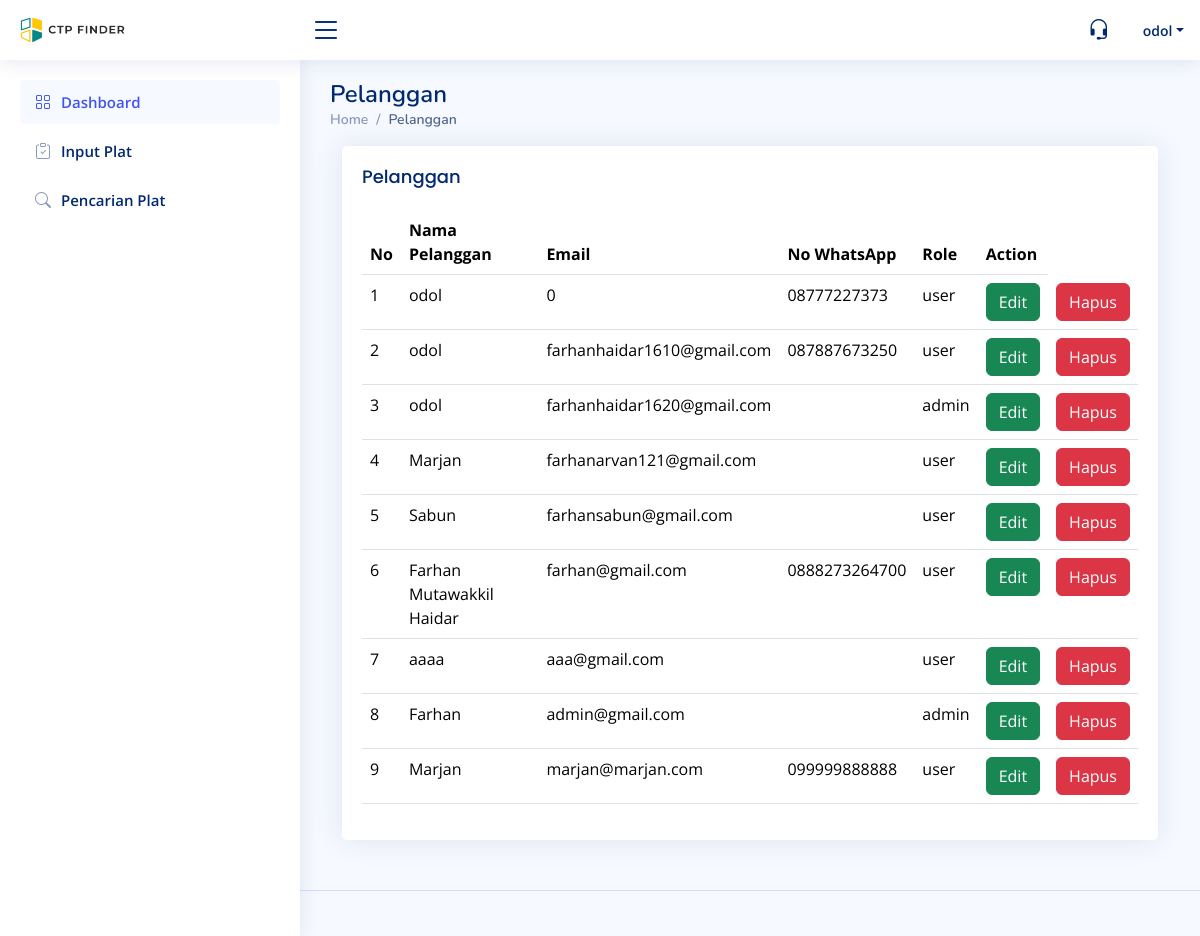
The page /dashboard-admin/pages/content/pelanggan/pelanggan.php (signed in) on the database its author committed.
### tables this page shows
CREATE TABLE `tbl_users` (
  `id_user` int(11) NOT NULL,
  `name` varchar(50) NOT NULL,
  `email` varchar(255) NOT NULL,
  `no_whatsapp` varchar(15) DEFAULT NULL,
  `role` enum('admin','user') NOT NULL DEFAULT 'user',
  `password` varchar(255) NOT NULL,
  `created_at` timestamp NOT NULL DEFAULT current_timestamp(),
  `update_at` timestamp NULL DEFAULT NULL,
  `alamat` varchar(150) DEFAULT NULL
);

### dashboard-admin/pages/content/pelanggan/pelanggan.php (the view, shortened to what this page needs)
<?php
  include '../../../../config/db.php'
?>
    <main id="main" class="main">
      <div class="pagetitle">
        <h1>Pelanggan</h1>
        <nav>
          <ol class="breadcrumb">
            <li class="breadcrumb-item"><a href="../dashboard/Dashboard.php">Home</a></li>
            <li class="breadcrumb-item active">Pelanggan</li>
          </ol>
        </nav>
      </div>
      <section class="section">
        <div class="container-fluid">
          <div class="row">
            <div class="col-lg-12">
              <div class="card">
                <div class="card-body">
                  <h5 class="card-title">Pelanggan</h5>
                  <table class="table datatable">
                    <thead>
                      <tr>
                        <th scope="col">No</th>
                        <th scope="col">Nama Pelanggan</th>
                        <th scope="col">Email</th>
                        <th scope="col">No WhatsApp</th>
                        <th scope="col">Role</th>
                        <th scope="col">Action</th>
                      </tr>
                    </thead>
                    <tbody>
                      <tr>
                      <?php
                        $query = mysqli_query($db_connect, "SELECT *
                                                            FROM tbl_users
                                                            ");
                        $nomor = 1;
                        while ($row = mysqli_fetch_assoc($query)) {
                            echo '<tr>';
                            echo '<td>' . $nomor .  '</td>';
                            echo '<td>' . $row['name'] . '</td>';
                            echo '<td>' . $row['email'] . '</td>';
                            echo '<td>' . $row['no_whatsapp'] . '</td>';
                            echo '<td>' . $row['role'] . '</td>';
                            echo '<td><a type="button" class="btn btn-success" href="edit-pelanggan.php?id=' . $row['id_user'] . '">Edit</a></td>';
                            echo '<td><button class="btn btn-danger" onclick="confirmDeleteSecond(' . $row["id_user"] . ')">Hapus</button></td>';
                            echo '</tr>';
                            $nomor++;
                        }
                        ?>
                      </tr>
                    </tbody>
                  </table>
                </div>
              </div>
            </div>
          </div>
        </div>
      </section>
    </main>

### dashboard-admin/assets/css/style.css (style rules this page uses)
:root { scroll-behavior: smooth; }
body { font-family: "Open Sans", sans-serif; background: #f6f9ff; color: #444444; }
a { color: #4154f1; text-decoration: none; }
h1, h2, h3, h4, h5, h6 { font-family: "Nunito", sans-serif; }
#main { margin-top: 60px; padding: 20px 30px; transition: all 0.3s; }
.pagetitle { margin-bottom: 10px; }
.pagetitle h1 { font-size: 24px; margin-bottom: 0; font-weight: 600; color: #012970; }
.card { margin-bottom: 30px; border: none; border-radius: 5px; box-shadow: 0px 0 30px rgba(1, 41, 112, 0.1); }
.card-title { padding: 20px 0 15px 0; font-size: 18px; font-weight: 500; color: #012970; font-family: "Poppins", sans-serif; }
.card-body { padding: 0 20px 20px 20px; }
.breadcrumb { font-size: 14px; font-family: "Nunito", sans-serif; color: #899bbd; font-weight: 600; }
.breadcrumb a { color: #899bbd; transition: 0.3s; }
.breadcrumb .breadcrumb-item::before { color: #899bbd; }
.breadcrumb .active { color: #51678f; font-weight: 600; }
@media (min-width: 1200px) { #main, #footer { margin-left: 300px; } }

### rows shown on the page
tbl_users: name "odol", email "0", no_whatsapp "08777227373", role "user"
tbl_users: name "odol", email "farhanhaidar1610@gmail.com", no_whatsapp "087887673250", role "user"
tbl_users: name "odol", email "farhanhaidar1620@gmail.com", role "admin"
tbl_users: name "Marjan", email "farhanarvan121@gmail.com", role "user"
tbl_users: name "Sabun", email "farhansabun@gmail.com", role "user"
tbl_users: name "Farhan Mutawakkil Haidar", email "farhan@gmail.com", no_whatsapp "0888273264700", role "user"
tbl_users: name "aaaa", email "aaa@gmail.com", role "user"
tbl_users: name "Farhan", email "admin@gmail.com", role "admin"
tbl_users: name "Marjan", email "marjan@marjan.com", no_whatsapp "099999888888", role "user"

### other values the page prints
$_SESSION['name'] "odol"
